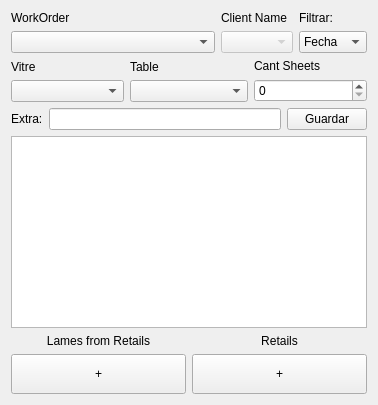
      <widget class="QWidget" name="tab_9">
       <attribute name="title">
        <string>por ver</string>
       </attribute>
       <layout class="QGridLayout" name="gridLayout_17">
        <item row="0" column="0">
         <layout class="QVBoxLayout" name="verticalLayout_21">
          <item>
           <layout class="QHBoxLayout" name="horizontalLayout_31">
            <item>
             <layout class="QVBoxLayout" name="verticalLayout_13">
              <item>
               <widget class="QLabel" name="label_52">
                <property name="text">
                 <string>WorkOrder</string>
                </property>
               </widget>
              </item>
              <item>
               <widget class="QComboBox" name="cmb_consumo_workoerder">
                <property name="minimumSize">
                 <size>
                  <width>204</width>
                  <height>0</height>
                 </size>
                </property>
               </widget>
              </item>
             </layout>
            </item>
            <item>
             <layout class="QVBoxLayout" name="verticalLayout_17">
              <item>
               <widget class="QLabel" name="label_55">
                <property name="text">
                 <string>Client Name</string>
                </property>
               </widget>
              </item>
              <item>
               <widget class="QComboBox" name="cmb_consumo_client">
                <property name="enabled">
                 <bool>false</bool>
                </property>
               </widget>
              </item>
             </layout>
            </item>
            <item>
             <layout class="QVBoxLayout" name="verticalLayout_20">
              <item>
               <widget class="QLabel" name="label_60">
                <property name="text">
                 <string>Filtrar:</string>
                </property>
               </widget>
              </item>
              <item>
               <widget class="QComboBox" name="comboBox">
                <item>
                 <property name="text">
                  <string>Fecha</string>
                 </property>
                </item>
                <item>
                 <property name="text">
                  <string>Estado</string>
                 </property>
                </item>
                <item>
                 <property name="text">
                  <string>Glass</string>
                 </property>
                </item>
               </widget>
              </item>
             </layout>
            </item>
           </layout>
          </item>
          <item>
           <layout class="QHBoxLayout" name="horizontalLayout_28">
            <item>
             <layout class="QVBoxLayout" name="verticalLayout_14">
              <item>
               <widget class="QLabel" name="label_53">
                <property name="text">
                 <string>Vitre</string>
                </property>
               </widget>
              </item>
              <item>
               <widget class="QComboBox" name="cmb_consumo_vitre">
                <property name="minimumSize">
                 <size>
                  <width>110</width>
                  <height>0</height>
                 </size>
                </property>
               </widget>
              </item>
             </layout>
            </item>
            <item>
             <layout class="QVBoxLayout" name="verticalLayout_15">
              <item>
               <widget class="QLabel" name="label_54">
                <property name="text">
                 <string>Table</string>
                </property>
               </widget>
              </item>
              <item>
               <widget class="QComboBox" name="cmb_consumo_table">
                <property name="minimumSize">
                 <size>
                  <width>118</width>
                  <height>0</height>
                 </size>
                </property>
               </widget>
              </item>
             </layout>
            </item>
            <item>
             <layout class="QVBoxLayout" name="verticalLayout_16">
              <item>
               <widget class="QLabel" name="label_56">
                <property name="text">
                 <string>Cant Sheets</string>
                </property>
               </widget>
              </item>
              <item>
               <widget class="QSpinBox" name="spb_consumo_cant"/>
              </item>
             </layout>
            </item>
           </layout>
          </item>
          <item>
           <layout class="QHBoxLayout" name="horizontalLayout_29">
            <item>
             <widget class="QLabel" name="label_59">
              <property name="text">
               <string>Extra:</string>
              </property>
             </widget>
            </item>
            <item>
             <widget class="QLineEdit" name="le_consumo_extra"/>
            </item>
            <item>
             <widget class="QPushButton" name="pushButton_11">
              <property name="text">
               <string>Guardar</string>
              </property>
             </widget>
            </item>
           </layout>
          </item>
          <item>
           <widget class="QTableView" name="tableView_consumo2">
            <property name="selectionMode">
             <enum>QAbstractItemView::SingleSelection</enum>
            </property>
            <property name="selectionBehavior">
             <enum>QAbstractItemView::SelectRows</enum>
            </property>
           </widget>
          </item>
          <item>
           <layout class="QHBoxLayout" name="horizontalLayout_30">
            <item>
             <layout class="QVBoxLayout" name="verticalLayout_19">
              <item>
               <widget class="QLabel" name="label_58">
                <property name="text">
                 <string>Lames from Retails</string>
                </property>
                <property name="alignment">
                 <set>Qt::AlignCenter</set>
                </property>
               </widget>
              </item>
              <item>
               <widget class="QPushButton" name="btn_consumo_pluslames">
                <property name="minimumSize">
                 <size>
                  <width>0</width>
                  <height>40</height>
                 </size>
                </property>
                <property name="text">
                 <string>+</string>
                </property>
               </widget>
              </item>
             </layout>
            </item>
            <item>
             <layout class="QVBoxLayout" name="verticalLayout_18">
              <item>
               <widget class="QLabel" name="label_57">
                <property name="text">
                 <string>Retails</string>
                </property>
                <property name="alignment">
                 <set>Qt::AlignCenter</set>
                </property>
               </widget>
              </item>
              <item>
               <widget class="QPushButton" name="btn_consumo_plusretail">
                <property name="minimumSize">
                 <size>
                  <width>0</width>
                  <height>40</height>
                 </size>
                </property>
                <property name="text">
                 <string>+</string>
                </property>
               </widget>
              </item>
             </layout>
            </item>
           </layout>
          </item>
         </layout>
        </item>
       </layout>
      </widget>
